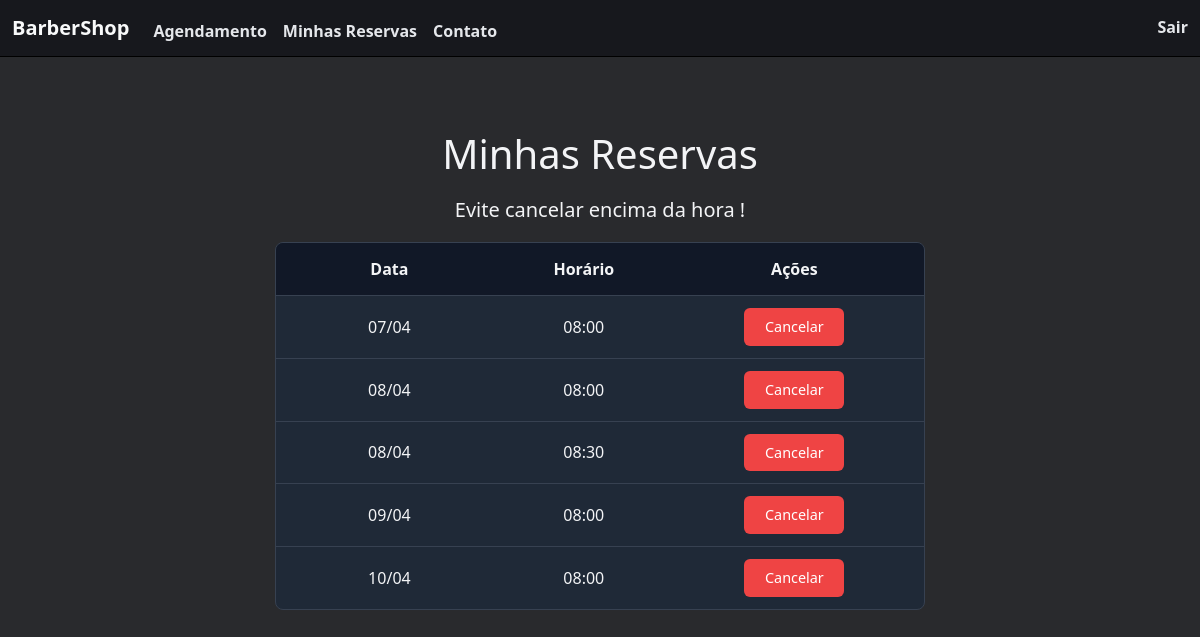
The page /minhasReservas (signed in) on the database as committed earlier.
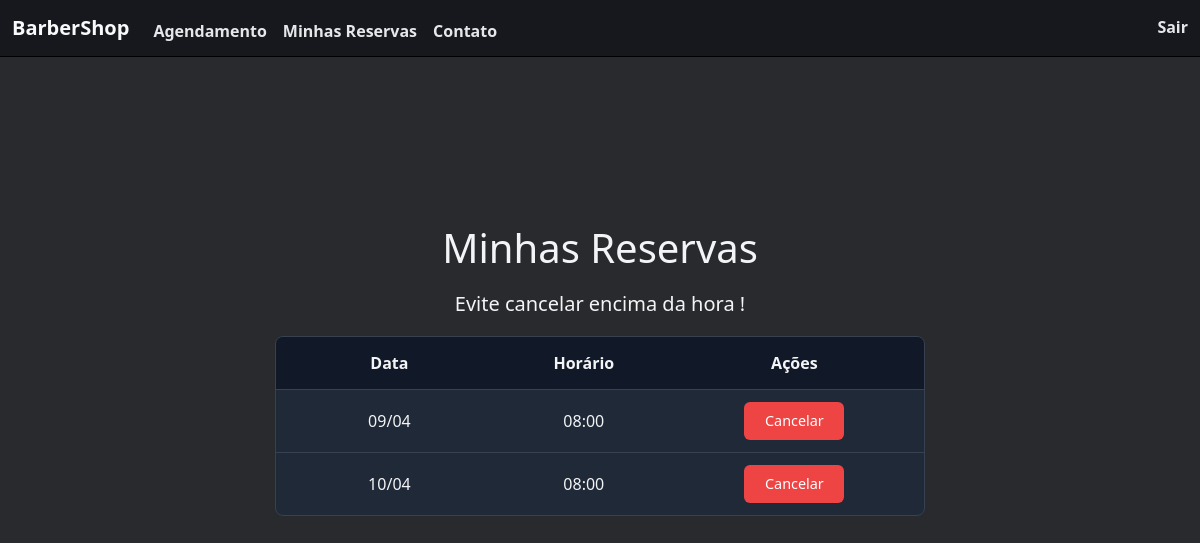
The same page on the database as committed later.
### tables this page shows
CREATE TABLE agendamentos (
    id INTEGER PRIMARY KEY AUTOINCREMENT,
    data_hora DATETIME NOT NULL,  
    disponivel BOOLEAN DEFAULT TRUE,
    user_id INTEGER,              
    FOREIGN KEY (user_id) REFERENCES users(id)
);

### app.py (the view)
@app.route("/minhasReservas")
def minhasReservas():
    db = get_db()
    reservas = db.execute("SELECT id, data_hora  FROM agendamentos WHERE user_id = ? AND disponivel = 0", [session["user_id"]]).fetchall()
    return render_template("horariosAgendados.html", reservas=reservas)

### helpers.py (called while the page is built)
def get_db():
    if 'db' not in g:
        g.db = sqlite3.connect(DATABASE)
        g.db.row_factory = sqlite3.Row  # Retorna dicionários em vez de tuplas
    return g.db

### templates/horariosAgendados.html (shortened to what this page needs)
{% extends "layout.html" %}
{% block main %}
<div class="reservas-container compact-view">
  <div class="cabecalho">
    <h1>Minhas Reservas</h1>
    <h5>Evite cancelar encima da hora !</h5>
  </div>
  <div class="tabela-reservas-wrapper">
    <table class="tabela-reservas">
      <thead>
        <tr>
          <th class="col-data">Data</th>
          <th class="col-horario">Horário</th>
          <th class="col-acoes">Ações</th>
        </tr>
      </thead>
      <tbody>
        {% for reserva in reservas %}
        <tr>
          <td>{{ reserva.data_hora.split()[0].split('-')[2] }}/{{ reserva.data_hora.split()[0].split('-')[1] }}</td>
          <td>{{ reserva.data_hora.split()[1][:5] }}</td>
          <td>
            <form action="{{ url_for('cancelar_reserva') }}" method="post">
              <button type="submit" class="btn-cancelar">Cancelar</button>
            </form>
          </td>
        </tr>
        {% else %}
        <tr>
          <td colspan="3" class="sem-reservas">Nenhuma reserva encontrada</td>
        </tr>
        {% endfor %}
      </tbody>
    </table>
  </div>
</div>
{% endblock %}

### templates/layout.html (shortened to what this page needs)
<!DOCTYPE html>
<html lang="en">
<head>
    <link href="https://cdn.jsdelivr.net/npm/bootstrap@5.3.3/dist/css/bootstrap.min.css" rel="stylesheet">
    <link href="/static/styles.css" rel="stylesheet">
</head>
<body>
    <nav class="navbar navbar-expand-lg bg-dark fixed-top">
        <div class="container-fluid">
            <a class="navbar-brand text-light fw-bold">BarberShop</a>
            <div class="collapse navbar-collapse" id="navbarNav">
                <ul class="navbar-nav">
                    <li class="nav-item">
                        <a class="nav-link text-light" href="/agendamento">Agendamento</a>
                    </li>
                    <li class="nav-item">
                        <a class="nav-link text-light" href="/minhasReservas">Minhas Reservas</a>
                    </li>
                    <li class="nav-item">
                        <a class="nav-link text-light" href="#">Contato</a>
                    </li>
                </ul>
            </div>
            <div class="d-flex">
                {% if session.user_id %}
                    <a class="nav-link text-danger fw-bold" href="/logout">Sair</a>
                {% else %}
                    <a class="nav-link text-light me-3" href="/login">Login</a>
                    <a class="nav-link text-light" href="/register">Registrar</a>
                {% endif %}
            </div>
        </div>
    </nav>
    <main class="main-content">
        {% block main %}{% endblock %}
    </main>
</body>
</html>

### static/styles.css (style rules this page uses)
* { margin: 0; padding: 0; box-sizing: border-box; font-family: 'Segoe UI', Arial, sans-serif; }
body { min-height: 100vh; background-color: RGB(41, 42, 45); color: #f3f4f6; display: flex; flex-direction: column; padding-top: 70px; }
.main-content { flex: 1; display: flex; flex-direction: column; justify-content: center; padding: 40px 20px; }
.navbar { min-height: 56px; background-color: #17181d !important; border-bottom: 1px solid #000000; font-family: 'Barlow Condensed', sans-serif; font-weight: 600; }
.nav-link { position: relative; padding-bottom: 2px; transition: color 0.3s ease; color: #e5e7eb !important; }
.nav-link::after { content: ""; position: absolute; left: 50%; bottom: 0; width: 0; height: 2px; background-color: #3b82f6; transition: all 0.3s ease; }
.cabecalho { text-align: center; margin-bottom: 30px; }
.cabecalho h1 { color: #f3f4f6; margin-bottom: 10px; }
.reservas-container { max-width: 700px; width: 100%; margin: 0 auto; padding: 15px 25px 25px; margin-top: -120px; }
.tabela-reservas-wrapper { overflow-x: auto; border-radius: 8px; border: 1px solid #374151; background: #1f2937; margin-top: 10px; margin-top: 0; }
.tabela-reservas { width: 100%; border-collapse: collapse; color: #f3f4f6; table-layout: fixed; }
.tabela-reservas th { background-color: #111827; padding: 14px 12px; text-align: center; font-weight: 600; border: none; }
.tabela-reservas td { padding: 12px; text-align: center; border-top: 1px solid #374151; border-bottom: none; }
.col-data { width: 35%; }
.col-horario { width: 25%; }
.col-acoes { width: 40%; }
.tabela-reservas tr:last-child td { border-bottom: none; }
.btn-cancelar { background-color: #ef4444; color: white; border: none; padding: 8px 16px; border-radius: 6px; cursor: pointer; font-weight: 500; font-size: 0.9em; min-width: 100px; transition: all 0.2s; }
.cabecalho { text-align: center; margin-bottom: 20px; }
.cabecalho h1 { color: #f3f4f6; margin: 0; padding-bottom: 5px; margin-bottom: 15px; }

Rows that differ between the two databases and show on the page:
no longer on this page (row edited): agendamentos: data_hora "07", data_hora "04", data_hora "08:00"
no longer on this page (row edited): agendamentos: data_hora "08", data_hora "04", data_hora "08:00"
no longer on this page (row edited): agendamentos: data_hora "08", data_hora "04", data_hora "08:30"
